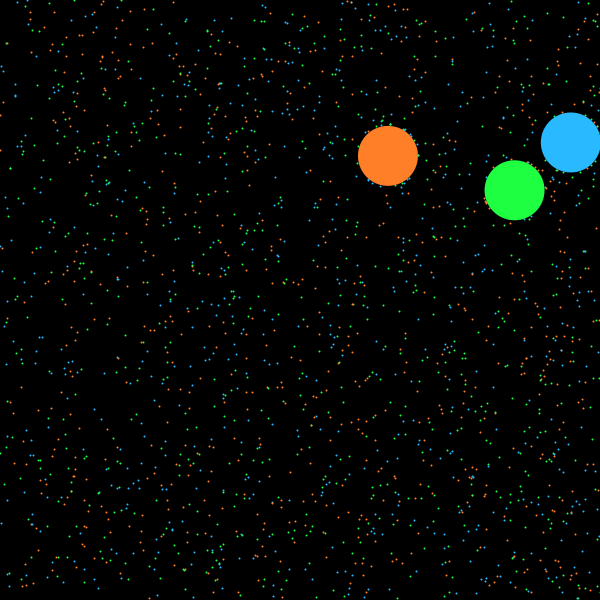
Frame 1 (no input)
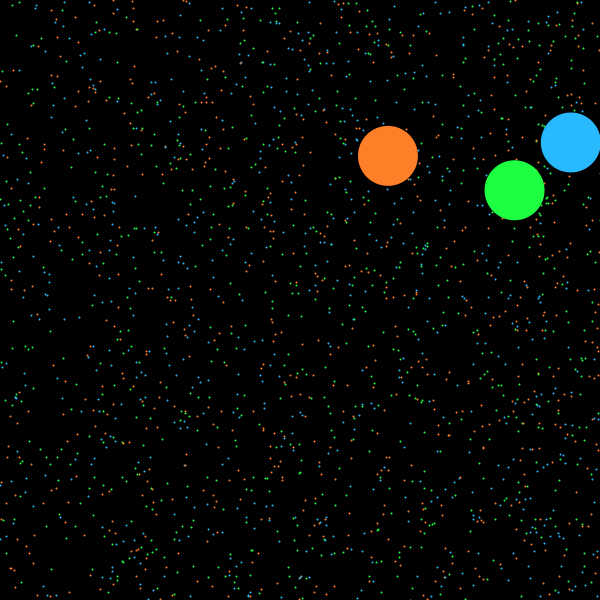
Frame 60 (the mouse pressed at the canvas centre just before this capture)
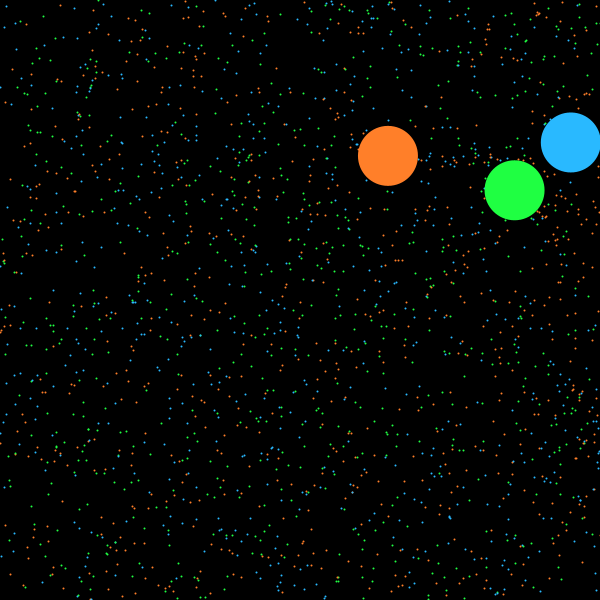
Frame 120 (the mouse held since frame 60 and released just before this capture)

The Processing sketch that drew these frames (run headless with seeded random() and noise(); from frame 60 on, the mouse is pressed at the canvas centre):

// Processing sketch: Screaming_Bugs
// ── Screaming_Bugs.pde
color[] destinationColors = {#FF7F29, #29B9FF, #1FFF42, #FF2951};
World world;
void setup() {
  size(600, 600);
  world = new World(3, 1, 2000);
}

void draw() {
  background(0);
  world.update();
  world.show();
}

// ── Ant.pde
class Ant {
  PVector pos;
  PVector direction = PVector.random2D();
  int[] steps;
  int broadcastRadius = 50;
  int currentDestination = 0;
  World world;
  boolean followOthers;
  float speed = random(0.5, 2);
  Ant(float x, float y, int numDestinationTypes, World world) {
    pos = new PVector(x, y);
    steps = new int[numDestinationTypes];
    this.world = world;
    currentDestination = (int) random(numDestinationTypes);
    followOthers = random(100) < 80;
  }

  void update() {
    direction.rotate(random(-0.01, 0.01) * TWO_PI);
    pos.add(PVector.mult(direction, speed));
    for (int i = 0; i < steps.length; i++) {
      steps[i]++;
    }
    for (Destination d : world.destinations) {
      if (d.contains(pos)) {
        steps[d.id] = 0;
        d.relocate(this);
        if (currentDestination == d.id) {
          currentDestination = (currentDestination + 1) % steps.length;
        }
        sendBroadcast();
      }
    }
    if (pos.x < 0 || pos.x > width) {
      pos.x = constrain(pos.x, 0, width);
      direction.x *= -1;
    }
    if (pos.y < 0 || pos.y > height) {
      pos.y = constrain(pos.y, 0, height);
      direction.y *= -1;
    }
  }

  void sendBroadcast() {
    for (Ant ant : world.ants) {
      if (ant == this) continue;
      if (abs(ant.pos.x - pos.x) > broadcastRadius) continue;
      if (abs(ant.pos.y - pos.y) > broadcastRadius) continue;
      if (pos.dist(ant.pos) < broadcastRadius) {
        ant.receiveBroadcast(steps, broadcastRadius, pos);
      }
    }
  }

  void receiveBroadcast(int[] otherSteps, float radius, PVector otherPos) {
    for (int i = 0; i < steps.length; i++) {
      if (otherSteps[i] + radius < steps[i]) {
        steps[i] = otherSteps[i] + (int) radius;
        if (followOthers && i == currentDestination) {
          turnToward(otherPos);
        }
        sendBroadcast();
      }
    }
  }

  void turnToward(PVector otherPos) {
    direction = otherPos.copy().sub(pos).normalize();
  }
}

// ── Destination.pde
class Destination {
  PVector pos;
  float radius;
  int id;
  Destination(float x, float y, float r, int id) {
    pos = new PVector(x, y);
    radius = r;
    this.id = id;
  }

  boolean contains(PVector antPos) {
    if (abs(antPos.x - pos.x) > radius) return false;
    if (abs(antPos.y - pos.y) > radius) return false;
    return pos.dist(antPos) < radius;
  }
  
  void relocate(Ant ant) {
    PVector diff = ant.pos.copy().sub(pos);
    ant.pos.set(diff.copy().normalize().mult(radius + 1).add(pos));
    ant.direction.set(diff.normalize());
  }

  void show() {
    noStroke();
    fill(destinationColors[id]);
    ellipse(pos.x, pos.y, radius * 2, radius * 2);
  }
}

// ── World.pde
class World {
  ArrayList<Destination> destinations = new ArrayList<Destination>();
  int numDestinationTypes;
  ArrayList<Ant> ants = new ArrayList<Ant>();
  World(int numDestinationTypes, int destinationsEach, int numAnts) {
    this.numDestinationTypes = numDestinationTypes;
    for(int i = 0; i < numDestinationTypes; i++) {
      for(int j = 0; j < destinationsEach; j++) {
        destinations.add(new Destination(random(width), random(height), 30, i));
      }
    }
    for(int i = 0; i < numAnts; i++) {
      ants.add(new Ant(random(width), random(height), numDestinationTypes, this));
    }
  }
  
  void update() {
    //for(Ant ant : ants) {
    //  ant.sendBroadcast();
    //}
    for(Ant ant : ants) {
      ant.update();
    }
  }
  
  void show() {
    strokeWeight(2);
    for(Ant ant : ants) {
      stroke(destinationColors[ant.currentDestination]);
      point(ant.pos.x, ant.pos.y);
    }
    for(Destination d : destinations) {
      d.show();
    }
  }
}
